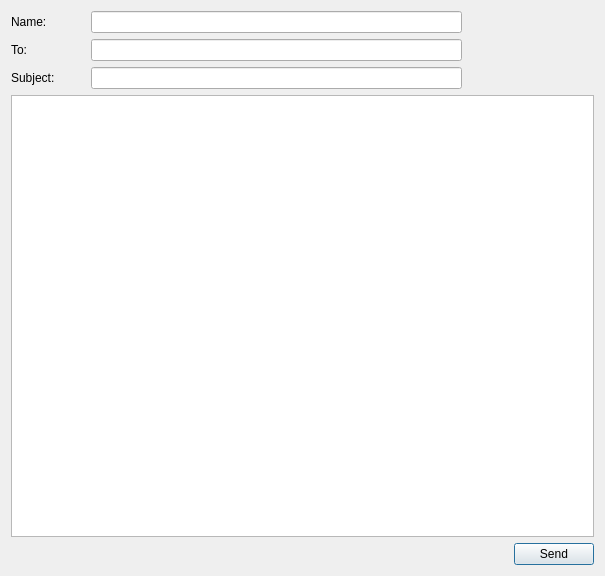
<?xml version="1.0" encoding="UTF-8"?>
<ui version="4.0">
 <class>Dialog</class>
 <widget class="QDialog" name="Dialog">
  <property name="geometry">
   <rect>
    <x>0</x>
    <y>0</y>
    <width>605</width>
    <height>576</height>
   </rect>
  </property>
  <property name="windowTitle">
   <string>Dialog</string>
  </property>
  <layout class="QGridLayout" name="gridLayout">
   <item row="6" column="2">
    <spacer name="horizontalSpacer">
     <property name="orientation">
      <enum>Qt::Horizontal</enum>
     </property>
     <property name="sizeHint" stdset="0">
      <size>
       <width>40</width>
       <height>20</height>
      </size>
     </property>
    </spacer>
   </item>
   <item row="6" column="3">
    <widget class="QPushButton" name="sendButton">
     <property name="sizePolicy">
      <sizepolicy hsizetype="Fixed" vsizetype="Fixed">
       <horstretch>0</horstretch>
       <verstretch>0</verstretch>
      </sizepolicy>
     </property>
     <property name="text">
      <string>Send</string>
     </property>
    </widget>
   </item>
   <item row="3" column="0">
    <widget class="QLabel" name="recipientLabel">
     <property name="text">
      <string>To:</string>
     </property>
    </widget>
   </item>
   <item row="6" column="0" colspan="2">
    <widget class="QLabel" name="errorLabel">
     <property name="sizePolicy">
      <sizepolicy hsizetype="Preferred" vsizetype="Preferred">
       <horstretch>2</horstretch>
       <verstretch>0</verstretch>
      </sizepolicy>
     </property>
     <property name="text">
      <string/>
     </property>
    </widget>
   </item>
   <item row="0" column="1">
    <widget class="QLineEdit" name="nameField">
     <property name="sizePolicy">
      <sizepolicy hsizetype="Expanding" vsizetype="Fixed">
       <horstretch>10</horstretch>
       <verstretch>0</verstretch>
      </sizepolicy>
     </property>
    </widget>
   </item>
   <item row="4" column="1">
    <widget class="QLineEdit" name="subjectField"/>
   </item>
   <item row="3" column="1">
    <widget class="QLineEdit" name="recipientField"/>
   </item>
   <item row="5" column="0" colspan="4">
    <widget class="QTextEdit" name="messageField"/>
   </item>
   <item row="4" column="0">
    <widget class="QLabel" name="subjectLabel">
     <property name="text">
      <string>Subject:</string>
     </property>
    </widget>
   </item>
   <item row="0" column="0">
    <widget class="QLabel" name="nameLabel">
     <property name="text">
      <string>Name:</string>
     </property>
    </widget>
   </item>
  </layout>
 </widget>
 <resources/>
 <connections/>
</ui>
